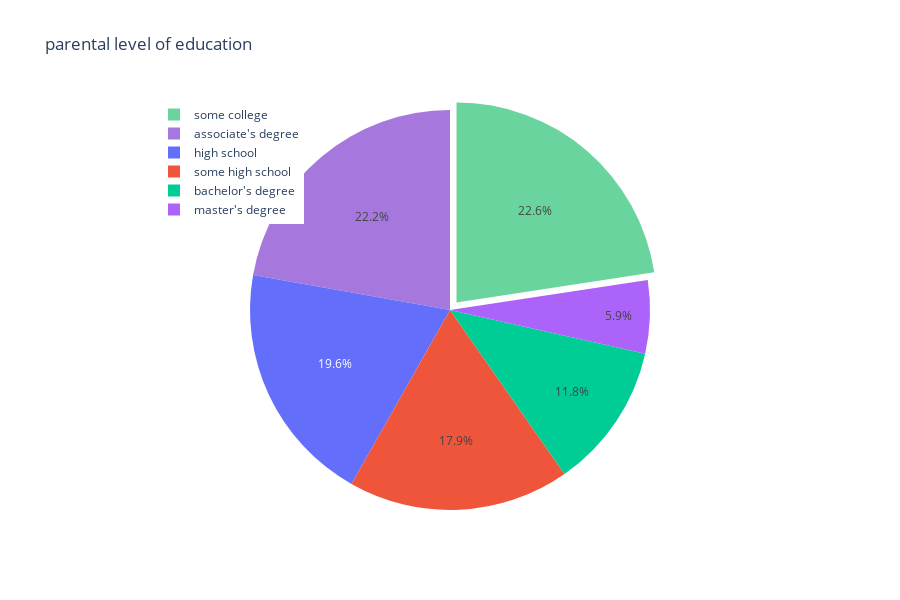

The notebook cell saved with this chart:
### Code cell
col = 'parental level of education'
grouped = df[col].value_counts().reset_index()
grouped = grouped.rename(columns={col: 'count', 'index': col})

## Plot
trace = go.Pie(
    labels=grouped[col],
    values=grouped['count'],
    pull=[0.05, 0],
    marker=dict(colors=["#6ad49f", "#a678de"])
)

layout = go.Layout(
    title=col,
    height=600,
    legend=dict(x=0.1, y=1)
)
fig = go.Figure(data=[trace], layout=layout)
iplot(fig)

### Figure 1 — Plotly figure (JSON) as saved in the notebook; plotly's stock layout.template omitted (floating-point values rounded to 4 significant figures)
{"data": [{"labels": ["some college", "associate's degree", "high school", "some high school", "bachelor's degree", "master's degree"], "marker": {"colors": ["#6ad49f", "#a678de"]}, "pull": [0.05, 0], "type": "pie", "values": [226, 222, 196, 179, 118, 59]}], "layout": {"height": 600, "legend": {"x": 0.1, "y": 1}, "title": {"text": "parental level of education"}}}
